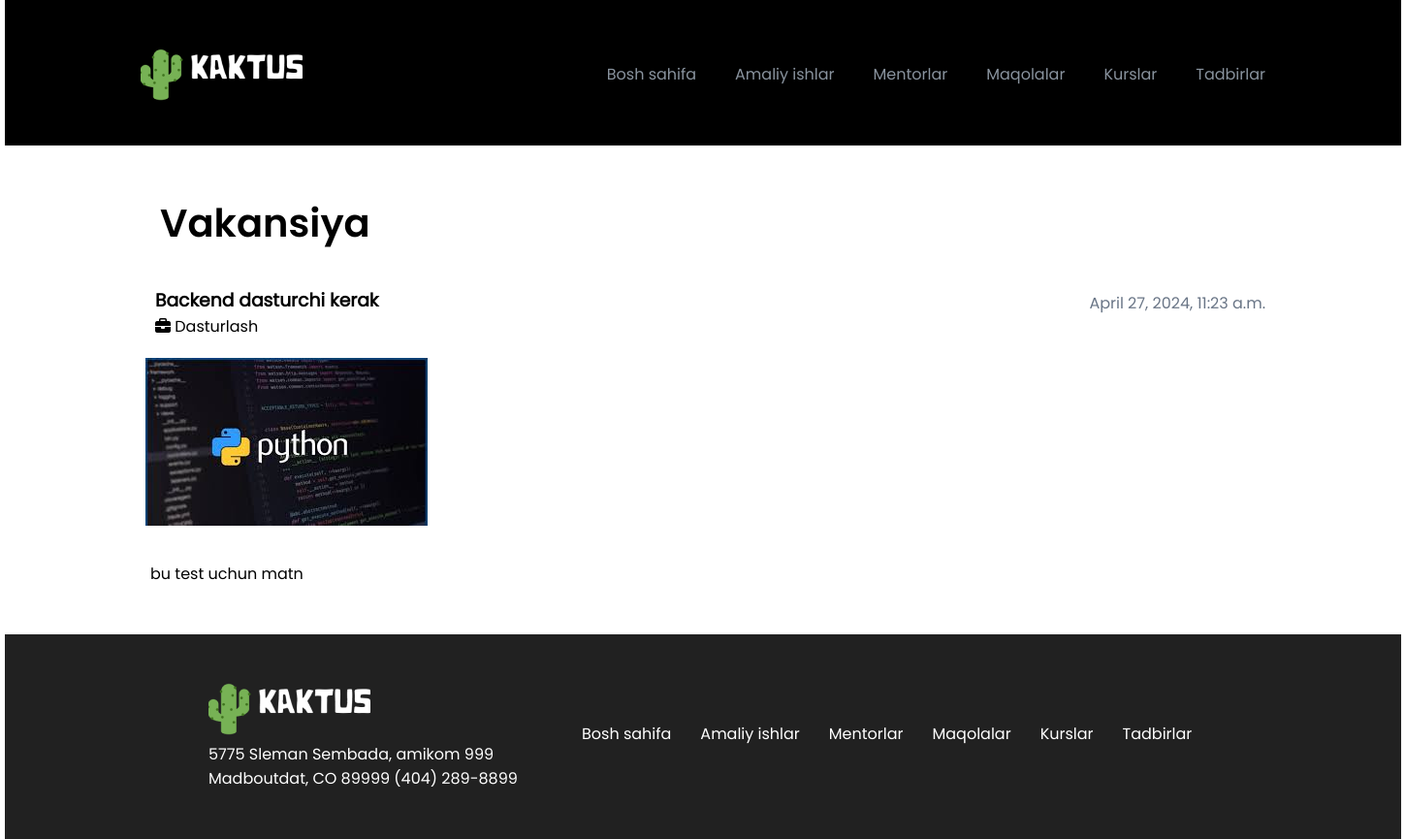
/worksingle/3/, run on the app's committed database.
### mysite/models.py (models this page shows, shortened)
class Vacancy(TimeStampedMixin):
    name = models.CharField(max_length=255)
    text = models.TextField(null=True, blank=True)
    type = models.IntegerField( choices=RequestStatus.choices)
    picture = models.ImageField(upload_to='media', null=True, blank=True)
    field = models.ForeignKey(Field, on_delete=models.CASCADE)
    technologies = models.CharField(max_length=128, null=True, blank=True)
    class Meta:
        verbose_name = "Vacancy"
        verbose_name_plural = "Vacancies"
        db_table = "vacancy"

class Field(TimeStampedMixin):
    name = models.CharField(max_length=255)
    class Meta:
        verbose_name = "Field"
        verbose_name_plural = "Fields"
        db_table = "field"

### mysite/views.py (the view)
# urls.py: path('worksingle/<id>/', work_single,name="work_single"),
def work_single(request, id):
    data = Vacancy.objects.get(id=id)
    context = {
        "data": data,
    }
    return render(request, 'single_work.html', context)

### templates/single_work.html (shortened to what this page needs)
<!DOCTYPE html>
<html lang="en">
<head>
    {% load static %}
    <link rel="stylesheet" href="{% static 'css/style.css' %}">
    <link rel="stylesheet" href="{% static 'css/all.css' %}">
</head>
<body>
    <div class="container">
        <div class="mentors__hero">
            <div class="row">
                <header>
                    <div class="header__logo">
                        <a href="{% url 'index' %}">
                            <img src="{% static 'images/kaktus_logo.png' %}" alt="aaa">
                        </a>
                    </div>
                    <nav class="header__nav">
                        <ul>
                             <li><a href="{% url 'index' %}">Bosh sahifa</a></li>
                            <li><a href="{% url 'project' %}" >Amaliy ishlar</a></li>
                            <li><a href="{% url 'mentor' %}" >Mentorlar</a></li>
                            <li><a href="{% url 'article' %}" >Maqolalar</a></li>
                            <li><a href="{% url 'course' %}">Kurslar</a></li>
                            <li><a href="{% url 'event' %}">Tadbirlar</a></li>
                        </ul>
                    </nav>
                </header>
            </div>
        </div>
        <div class="mentor_page">
            <div class="row">
                <div class="page__header">
                    <div class="page__title">
                        <span>Vakansiya</span>
                    </div>
                </div>
            </div>
            <div class="row">
                <div class="content">
                    <div class="content__header">
                        <div class="content__header-author">
                            <div class="author-info">
                                <h3>{{data.name}} </h3>
                                <i class="fa-solid fa-briefcase"></i> <span>{{data.field.name}} </span>
                            </div>
                        </div>
                        <div class="content__header-side">
                            <span>{{data.created_at}}</span>
                        </div>
                    </div>
                    <div class="content__body">
                        <div class="content__body-hero">
                            <div class="content__body-image">
                                <img src="{{data.picture.url}}" alt="">
                            </div>
                        </div>
                        <div class="content__body-text">
                            {{data.text}}
                        </div>
                    </div>
                </div>
            </div>
        </div>
        <footer>
            <div class="row">
                <div class="footer__cols">
                    <div class="footer__col-info">
                        <a href="{% url 'index' %}">
                            <img src="{% static 'images/kaktus_logo.png' %}" alt="aaa">
                        </a>
                        <p>5775 Sleman Sembada, amikom 999 Madboutdat, CO 89999 (404) 289-8899</p>
                    </div>
                    <div class="footer__col-menu">
                        <ul>
                             <li><a href="{% url 'index' %}">Bosh sahifa</a></li>
                            <li><a href="{% url 'project' %}" >Amaliy ishlar</a></li>
                            <li><a href="{% url 'mentor' %}" >Mentorlar</a></li>
                            <li><a href="{% url 'article' %}" >Maqolalar</a></li>
                            <li><a href="{% url 'course' %}">Kurslar</a></li>
                            <li><a href="{% url 'event' %}">Tadbirlar</a></li>
                        </ul>
                    </div>
                </div>
            </div>
        </footer>
    </div>
</body>
</html>

### static/css/style.css (style rules this page uses)
* { margin:0px; padding:0px; box-sizing: border-box; font-family: "Poppins"; transition: all .3s; }
a { text-decoration: none; }
.container { width: 1440px; margin:0 auto; }
.container .row { width: 1160px; margin:0 auto; }
header { padding-top:50px; display: flex; justify-content: space-between; align-content: center; }
header .header__logo a { display: flex; align-content: center; color: #fff; }
header .header__nav { line-height: 54px; }
header .header__nav ul { display: flex; list-style: none; }
header .header__nav ul li a { font-family: "Poppins"; color:#89939E; margin-left:40px; }
.page__header .page__title { display: flex; width: 400px; }
.page__header .page__title span { font-family: "Poppins600"; font-size: 40px; margin-left:20px; margin-top:30px; }
footer { margin-top:50px; background-color: #212121; }
.footer__cols { padding:50px; display: flex; }
.footer__col-info { width: 350px; margin:0px 20px; }
.footer__col-info p { color:white; }
.footer__col-menu ul { list-style: none; display: flex; }
.footer__col-menu ul li a { display: block; margin:40px 15px; color:white; }
.mentors__hero { background-color: black; height: 150px; }
.mentor_page .page__header { display: flex; flex-wrap: wrap; justify-content: space-between; }
.mentor_page .page__header .page__title span { margin-top:50px; }
.content__header { margin-top:30px; display: flex; justify-content: space-between; }
.content__header .content__header-author { display: flex; justify-content: space-between; }
.content__header-author .author-info { margin:5px 15px; }
.content__header .content__header-side { margin-top:10px; color:#697586; }
.content .content__body { margin:15px 5px; }
.content .content__body .content__body-hero { display: flex; }
.content .content__body .content__body-text { margin:30px 5px; }

### data on the page
Vacancy: name "Backend dasturchi kerak", field.name "Dasturlash", created_at "April 27, 2024, 11:23 a.m.", picture (picture), text "bu test uchun matn"
